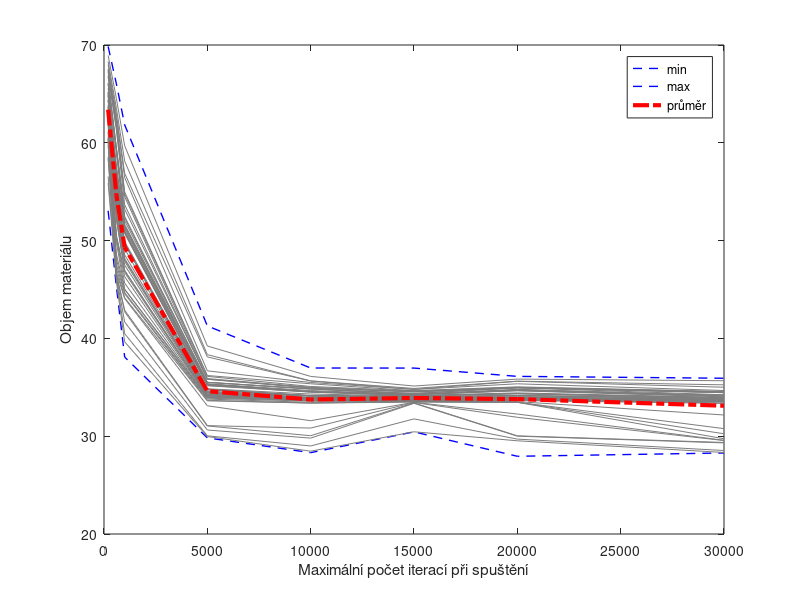

Reproduce this figure in MATLAB.
clc
clear
load Volumes.mat
Volumes=Volumes+4;
f=figure
x = [200;600;1000;5000;10000;15000;20000;30000];
y = Volumes;
h = plot(x,y);
for i=1:50
    set(h(i),'Color',[125 125 125]/255);
end
set(h(1),'linewidth',1);
set(h(1),'color','blue');
set(h(1),'linestyle','--');
set(h(50),'linewidth',1);
set(h(50),'color','blue');
set(h(50),'linestyle','--');
set(h(51),'linewidth',3);
set(h(51),'color','red');
set(h(51),'linestyle','-.');

handlevec = [h(1) h(50) h(51)];
legend(handlevec, 'min', 'max', 'průměr') % pridani legendy ke grafu

xlabel('Maximální počet iterací při spuštění');
ylabel('Objem materiálu');

set(f, 'PaperUnits', 'centimeters');
set(f, 'PaperSize', [30 10]);
